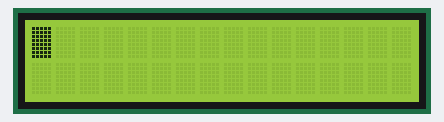
This sketch was run on a simulated Arduino Uno, built with avr-gcc and run on an emulated ATmega328P. On the bench: 16×2 character LCD. Wiring (inferred from the names in the program): 2 × shift register (74HC595): data pin 8; shift clock pin 7; latch pin 4. Wiring (inferred from the signals the program sends): character LCD (HD44780): RS Q10; E Q3; backlight Q4; data Q11, Q12, Q13, Q14. The character LCD is taken to start in 4-bit mode.

Above: at 2.88 s.
At 21.27 s:
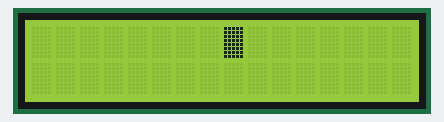
At 39.65 s:
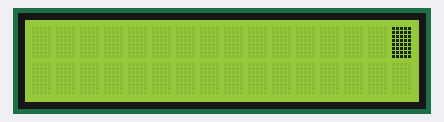

The sketch:

2.ino
```cpp
#define LATCH_DIO 4  // ST_CP
#define CLK_DIO   7  // SH_CP
#define DATA_DIO  8  // DS

// Коды цифр для индикатора с общим анодом
const byte seg_digits[] = {
  0xC0, // 0
  0xF9, // 1
  0xA4, // 2
  0xB0, // 3
  0x99, // 4
  0x92, // 5
  0x82, // 6
  0xF8, // 7
  0x80, // 8
  0x90  // 9
};

// Коды включения разрядов (активный 0)
const byte seg_pos[] = {0xF1, 0xF2, 0xF4, 0xF8};

unsigned long prevMillis = 0;
unsigned int refreshDelay = 3;  // задержка между разрядами (мс)
unsigned long counter = 0;
unsigned long counterUpdate = 0;

void setup() {
  pinMode(LATCH_DIO, OUTPUT);
  pinMode(CLK_DIO, OUTPUT);
  pinMode(DATA_DIO, OUTPUT);
}

void loop() {
  unsigned long now = millis();

  // Каждые 300 мс увеличиваем счётчик
  if (now - counterUpdate >= 300) {
    counterUpdate = now;
    counter++;
    if (counter > 9999) counter = 0;
  }

  // Отображаем цифры по очереди
  for (byte i = 0; i < 4; i++) {
    byte digit;
    switch (i) {
      case 0: digit = (counter / 1000) % 10; break;
      case 1: digit = (counter / 100) % 10; break;
      case 2: digit = (counter / 10) % 10; break;
      case 3: digit = counter % 10; break;
    }

    digitalWrite(LATCH_DIO, LOW);
    shiftOut(DATA_DIO, CLK_DIO, MSBFIRST, seg_digits[digit]);
    shiftOut(DATA_DIO, CLK_DIO, MSBFIRST, seg_pos[i]);
    digitalWrite(LATCH_DIO, HIGH);

    delay(refreshDelay);  // небольшая пауза
  }
}
```
